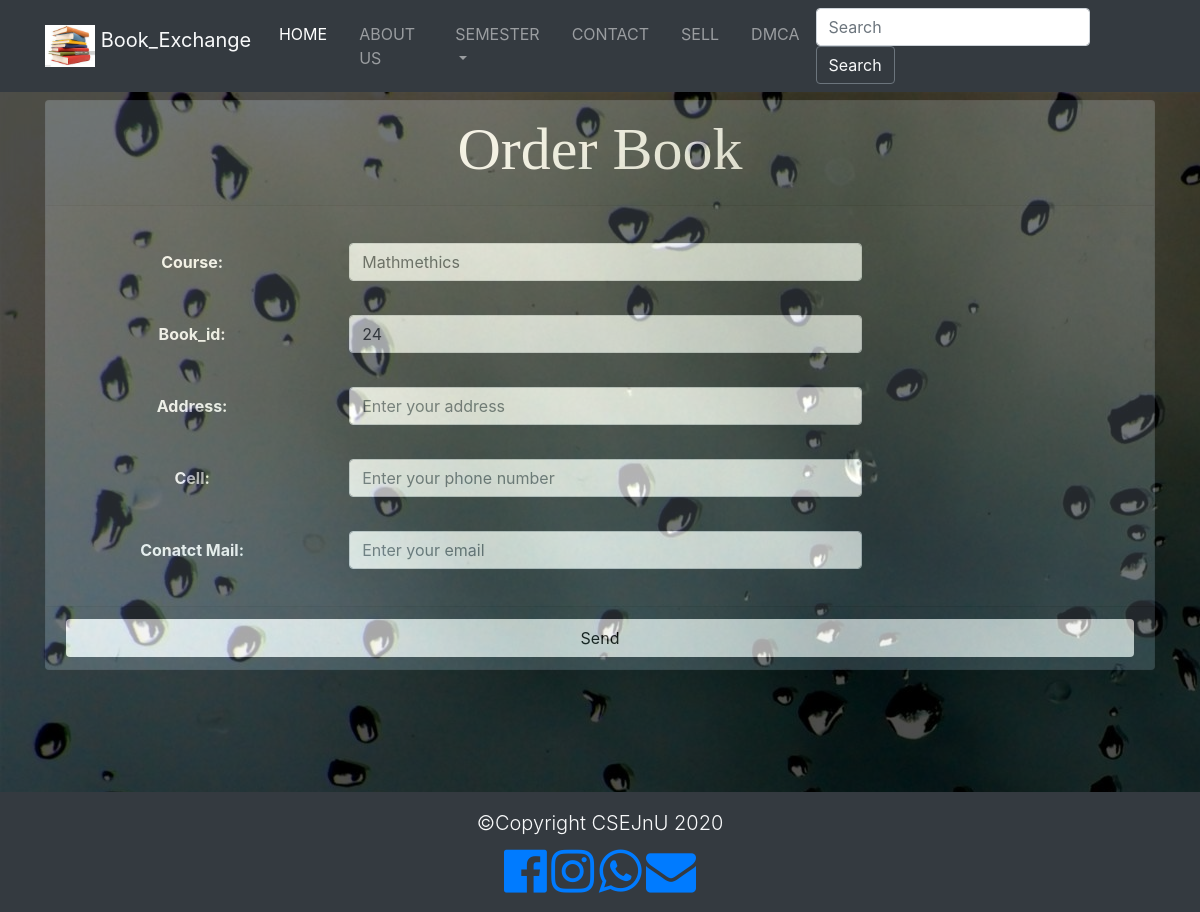
/order.php?id=24, run on the app's committed database.
### tables this page shows
CREATE TABLE `tbl_page` (
  `id` int(11) NOT NULL,
  `name` varchar(255) NOT NULL,
  `image` varchar(255) NOT NULL,
  `content` text NOT NULL
);

CREATE TABLE `sell` (
  `id` int(11) NOT NULL,
  `course` varchar(255) NOT NULL,
  `writer` varchar(255) NOT NULL,
  `edition` varchar(255) NOT NULL,
  `semester` varchar(255) NOT NULL,
  `price` varchar(255) NOT NULL,
  `mail` varchar(255) NOT NULL,
  `status` int(10) NOT NULL,
  `image` varchar(255) NOT NULL
);

CREATE TABLE `tbl_social` (
  `id` int(11) NOT NULL,
  `fb` varchar(255) NOT NULL,
  `insta` varchar(255) NOT NULL,
  `whatsapp` varchar(255) NOT NULL,
  `google` varchar(255) NOT NULL
);

### lib/database.php (called while the page is built, shortened)
<?php
class database
{
    public $db_host = host;
    public $db_user = user;
    public $db_pass = pass;
    public $db_name = name;
    public $link;
    public function __construct()
    {
        $this->link = new mysqli($this->db_host,$this->db_user,$this->db_pass,$this->db_name);
    }
    public function select($query)
    {
	$result = $this->link->query($query);
    $select_row = mysqli_num_rows($result);
	if($select_row >0)
    {
		return $result;
	}
    else
    {
		return false;
	}
    }
}
?>

### order.php (the view, shortened to what this page needs)
<?php include "inc/header.php"?>
<?php
    $db = new database();
?>
<body>
    <section id="nav">
        <nav class="navbar   navbar-dark bg-dark navbar-expand-md" uk-sticky="top: 100; animation: uk-animation-slide-top; bottom: #sticky-on-scroll-up">
            <div class="container">
                <a class="navbar-brand text-light" href="index.php">
                    <img src="img/book.jpg" width="50" height="40" class="d-inline-block align-top" alt="" loading="lazy">
                    Book_Exchange
                </a>
                <div class="collapse navbar-collapse" id="navbarSupportedContent">
                    <ul class="navbar-nav ml-auto">
                        <li class="nav-item ">
                            <a class="nav-link active" href="index.php">Home</a>
                        </li>
                        <li class="nav-item">
                            <a class="nav-link" href="about.php">About us</a>
                        </li>
                        <li class="nav-item dropdown">
                            <a class="nav-link dropdown-toggle" href="#" id="navbarDropdown" role="button" data-toggle="dropdown" aria-haspopup="true" aria-expanded="false">
                                Semester
                            </a>
                        </li>
                        <li class="nav-item">
                            <a class="nav-link" href="contact.php">Contact</a>
                        </li>
                        <li class="nav-item">
                            <a class="nav-link" href="sell.php">Sell</a>
                        </li>
                    <?php
					$sql  = "select * from tbl_page where name='DMCA'";
					$page = $db->select($sql);
					if($page)
					{
						foreach($page as $result)
						{
					?>
					<li class="nav-item">
                            <a class="nav-link" href="dmca.php"><?php echo $result['name'];?></a>
                    </li>
					<?php
						} }
					?>
                    </ul>
                    <form class="form-inline my-2 ml-2 my-lg-0" action="search.php" method="get">
                        <input class="form-control mr-sm-2" type="search" name="book" placeholder="Search" aria-label="Search">
                        <button class="btn btn-outline-secondary text-light my-2 my-sm-0" type="submit">Search</button>
                    </form>
                </div>
            </div>
        </nav>
    </section>
    <section id="order">
        <div class="color-overlay">
            <div class="container">
                <form action="" method="post">
                    <div class="card  bg-dark text-center my-2 uk-animation-scale-down">
                        <div class="card-header text-center">
                            <h2 class="text-light">
                                Order Book
                            </h2>
                        </div>
                        <div class="card-body">
                            <div class="row">
                            <?php
                            $id = $_GET['id'];
                            $sql = "select * from sell where id = '$id'";
                            $order_book = $db->select($sql);
                            if($order_book)
                            {
                            foreach($order_book as $result)
                            {
            ?>
                                <table style="width:100%">
                                    <tr>
                                        <th class="text-light">Course:</th>
                                        <th>
                                            <div class="col-md-8">
                                                <div class="form-group mt-3">
                                                    <input type="text" name="name" class="form-control" readonly value="<?php echo $result['course']; ?>">
                                                </div>
                                            </div>
                                        </th>
                                    </tr>
                                    <tr>
                                        <th class="text-light">Book_id:</th>
                                        <th>
                                            <div class="col-md-8">
                                                <div class="form-group mt-3">
                                                    <input type="text" name="id" class="form-control" readonly  value="<?php echo $result['id']; ?>">
                                                </div>
                                            </div>
                                        </th>
                                    </tr>
                                    <tr>
                                        <th class="text-light">Address:</th>
                                        <th>
                                            <div class="col-md-8">
                                                <div class="form-group mt-3">
                                                    <input type="text" name="address" class="form-control" placeholder="Enter your address">
                                                </div>
                                            </div>
                                        </th>
                                    </tr>
                                    <tr>
                                        <th class="text-light">Cell:</th>
                                        <td>
                                            <div class="col-md-8 mt-3">
                                                <div class="form-group">
                                                    <input type="text" name="phone" class="form-control" placeholder="Enter your phone number">
                                                </div>
                                            </div>
                                        </td>
                                    </tr>
                                    <tr>
                                        <th class="text-light">Conatct Mail:</th>
                                        <td>
                                            <div class="col-md-8 mt-3">
                                                <div class="form-group">
                                                    <input type="text" name="email" class="form-control" placeholder="Enter your email">
                                                </div>
                                            </div>
                                        </td>
                                    </tr>
                                </table>
                            </div>
                            <?php } } ?>
                        </div>
                        <div class="card-footer">
                            <button class="btn btn-block ">Send</button>
                        </div>
                    </div>
                </form>
            </div>
        </div>
    </section>
    <?php include "inc/footer.php"?>

### inc/footer.php (shortened to what this page needs)
<section id="footer" class="text-center p-3 text-light">
	<div class="container">
		<div class="row">
			<div class="col">
				<p class="lead mb-0">&copy;Copyright CSEJnU <?php echo date("Y"); ?></p>
			</div>
		</div>
	</div>
	<section id="icon">
		<div class="row mt-2">
			<?php
        $sql = "select * from tbl_social";
        $result = $db->select($sql);
        if($result)
        {
            foreach($result as $data)
            {
    ?>
			<div class="col">
				<a href="<?php echo $data['fb'];?>"><i class="fa fa-facebook-official" aria-hidden="true"></i></a>
	<a href="<?php echo $data['insta'];?>"><i class="fa fa-instagram" aria-hidden="true"></i></a>
				<a href="<?php echo $data['whatsapp'];?>"><i class="fa fa-whatsapp" aria-hidden="true"></i></a>
				<a href="<?php echo $data['google'];?>"><i class="fa fa-envelope" aria-hidden="true"></i></a>
			</div>
			<?php } }?>
		</div>
	</section>
</section>
</body>
</html>

### style.css (style rules this page uses)
.nav-item { margin-left: 1rem; }
.nav-link { text-transform: uppercase; }
h2 { overflow: hidden; font-family: cursive; font-size: 60px; z-index: 1; }
#order { position: relative; height: 700px; background: #000 url(img/back.jpg); }
.color-overlay { overflow: hidden; width: 100%; height: 100%; background: #000; opacity: .7; position: absolute; }
#footer { overflow: hidden; background: #343a40; }
.fa { font-size: 50px; }

### data on the page
tbl_page: name "DMCA"
sell: name "Mathmethics", id "24"
